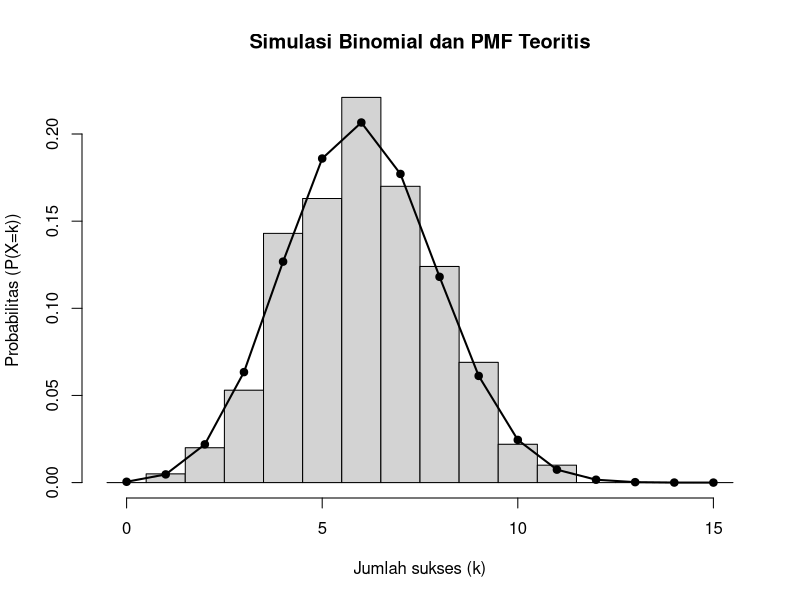

The R source for this figure:
#Nama: Putri Kalycia Nurjihan
#NIM: 3338250051
#Kelas 3B
#Tugas Pertemuan 4 Komputasi Statistika

#1.Jika rata-rata pelanggan datang ke toko adalah 3 orang per jam, modelkan dengan Poisson dan hitung  P(X≥5)
lambda <- 3
P <- 1 - ppois(4, lambda)
P

#2. Dari 100 bola (20 berwarna merah), diambil 10 tanpa pengembalian. Modelkan jumlah bola merah yang diambil dengan distribusi yang tepat.
N <- 100    # total populasi
K <- 20     # jumlah bola merah
n <- 10     # ukuran sampel

k <- seq(from = max(0, n + K - N), to = min(n, K))
pmf <- dhyper(k, m = K, n = N - K, k = n)
data.frame(k = k, P = pmf)

#3. Simulasikan 1.000 percobaan Binomial (n=15,p=0.4) dan bandingkan histogram hasil simulasi dengan PMF teoretis.
n_binom <- 15
p_binom <- 0.4
x_binom <- 0:n_binom

# Simulasi 1000 percobaan
set.seed(2025)
samp <- rbinom(1000, size = n_binom, prob = p_binom)

# Hasil simulasi
head(samp, n = 10)

# PMF teoritis
pmf_binom <- dbinom(x_binom, size = n_binom, prob = p_binom)

# Histogram hasil simulasi
hist(samp,
     breaks = seq(-0.5, n_binom + 0.5, by = 1),
     probability = TRUE,
     main = "Simulasi Binomial dan PMF Teoritis",
     xlab = "Jumlah sukses (k)",
     ylab = "Probabilitas (P(X=k))")

# Menambahkan PMF teoritis
points(x_binom, pmf_binom, pch = 19)
lines(x_binom, pmf_binom, lwd = 2)
